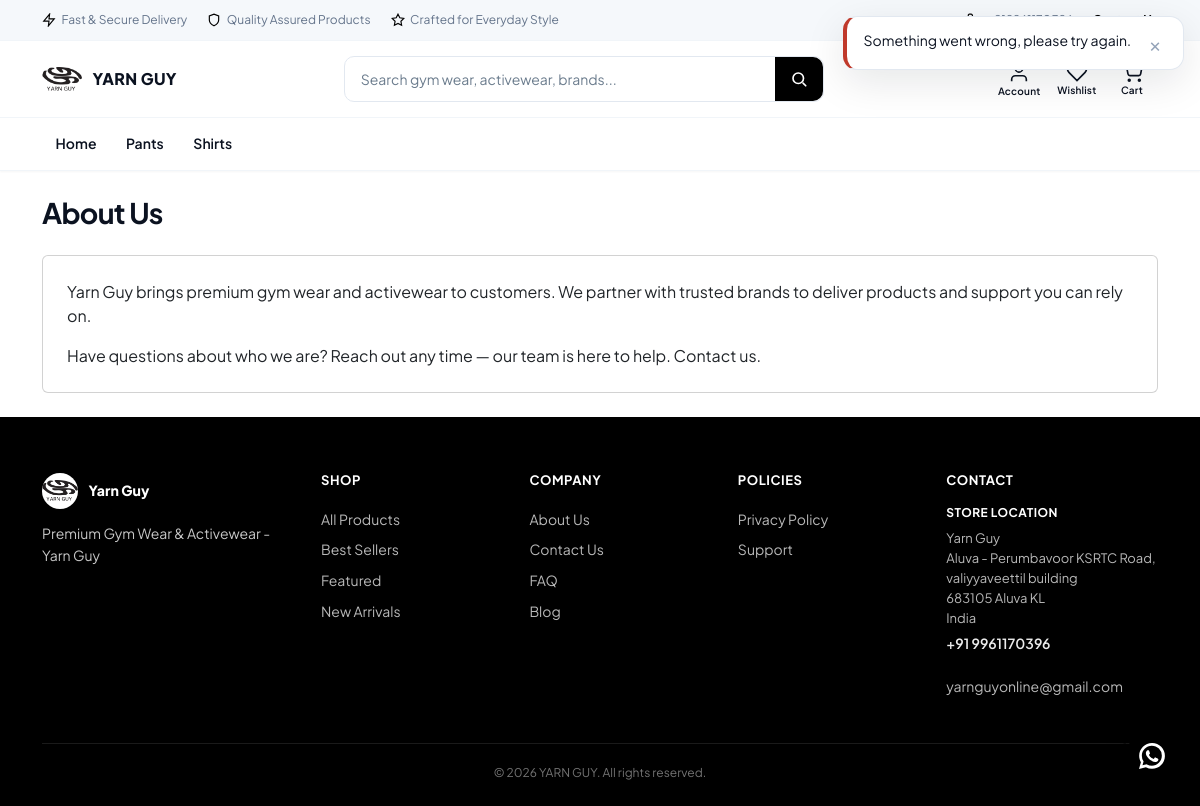
The page /about-us/ on the database its author committed.
### core/models.py (models this page shows, shortened)
class TimeStampedModel(models.Model):
    created_at = models.DateTimeField(
        auto_now_add=True,
        db_index=True,
        verbose_name="Created at",
        help_text="Timestamp when this record was first created.",
    )
    updated_at = models.DateTimeField(
        auto_now=True,
        db_index=True,
        verbose_name="Updated at",
        help_text="Timestamp when this record was last modified.",
    )
    class Meta:
        abstract = True

class SiteSettings(TimeStampedModel):
    site_name = models.CharField(max_length=120, default="Yarn Guy")
    logo = models.ImageField(upload_to="site/", blank=True, null=True, verbose_name="Logo")
    primary_color = models.CharField(max_length=7, default="#0369A1")
    secondary_color = models.CharField(max_length=7, default="#0B1220")
    font_family = models.CharField(max_length=120, default="Inter, sans-serif")
    facebook_url = models.URLField(blank=True)
    instagram_url = models.URLField(blank=True)
    twitter_url = models.URLField(blank=True)
    whatsapp_number = models.CharField(max_length=20, blank=True)
    vendor_email = models.EmailField(
        blank=True,
        verbose_name="Vendor Email",
        help_text="Email address to receive quote requests and contact inquiries.",
    )
    default_currency = models.ForeignKey(
        Currency,
        on_delete=models.PROTECT,
        null=True,
        blank=True,
        related_name="+",
    )
    default_language = models.CharField(max_length=5, default="en")
    tax_rate_percent = models.DecimalField(max_digits=5, decimal_places=2, default=0)
    default_shipping_charge = models.DecimalField(max_digits=10, decimal_places=2, default=50)
    card_gateway_public_key_env = models.CharField(
        max_length=80,
        default="CARD_GATEWAY_PUBLIC_KEY",
        help_text="Environment variable name for the card gateway public key.",
    )
    qatar_gateway_public_key_env = models.CharField(
        max_length=80,
        default="QATAR_GATEWAY_PUBLIC_KEY",
        blank=True,
    )
    order_email_template_slug = models.CharField(max_length=80, default="order-status")
    whatsapp_template_slug = models.CharField(max_length=80, default="order-whatsapp")
    razorpay_key_id = models.CharField(
        max_length=120,
        blank=True,
        verbose_name="Razorpay Key ID",
        help_text="Razorpay Key ID / Test Key ID for payment processing.",
    )
    razorpay_key_secret = models.CharField(
        max_length=120,
        blank=True,
        verbose_name="Razorpay Key Secret",
        help_text="Razorpay Key Secret / Test Key Secret for payment signature verification.",
    )
    class Meta:
        verbose_name = "Site settings"
        verbose_name_plural = "Site settings"

### catalog/models.py (models this page shows, shortened)
class Category(TimeStampedModel):
    name = models.CharField(
        max_length=120,
        verbose_name="Name",
        help_text="Display name of the category.",
    )
    slug = models.SlugField(
        max_length=120,
        unique=True,
        db_index=True,
        verbose_name="Slug",
        help_text="URL-friendly category identifier.",
    )
    meta_title = models.CharField(max_length=70, blank=True, verbose_name="Meta title")
    meta_description = models.CharField(max_length=160, blank=True, verbose_name="Meta description")
    og_image = models.ImageField(
        upload_to="seo/categories/",
        blank=True,
        null=True,
        verbose_name="Open Graph image",
    )
    parent = models.ForeignKey(
        "self",
        on_delete=models.SET_NULL,
        null=True,
        blank=True,
        related_name="children",
        verbose_name="Parent category",
        help_text="Parent node in the category tree; null for top-level.",
    )
    display_order = models.PositiveIntegerField(
        default=0,
        verbose_name="Display order",
        help_text="Lower values appear first in navigation.",
    )
    is_active = models.BooleanField(
        default=True,
        db_index=True,
        verbose_name="Is active",
        help_text="When False, category is hidden from the storefront.",
    )
    class Meta:
        verbose_name = "Category"
        verbose_name_plural = "Categories"
        ordering = ["display_order", "name"]
        indexes = [
            models.Index(fields=["is_active"], name="cat_category_is_active_idx"),
        ]

### core/views.py (the view)
# urls.py: path("about-us/", views.about_us_view, name="about-us"),
@require_GET
def about_us_view(request: HttpRequest) -> HttpResponse:
    context = seo_context(
        request=request,
        title=_("About Us | Yarn Guy"),
        description=_("Learn more about Yarn Guy and our mission to deliver premium gym wear and activewear."),
    )
    return render(request, "core/about_us.html", context)

### core/templates/core/about_us.html (shortened to what this page needs)
{% extends "base.html" %}
{% load i18n %}
{% block content %}
<div class="container page-container py-4">
  <h1 class="section-title mb-4">{% trans "About Us" %}</h1>
  <div class="card p-4">
    <p>{% trans "Yarn Guy brings premium gym wear and activewear to customers. We partner with trusted brands to deliver products and support you can rely on." %}</p>
    <p class="mb-0">{% trans "Have questions about who we are? Reach out any time — our team is here to help." %}
      <a href="{% url 'core:contact-us' %}">{% trans "Contact us" %}</a>.
    </p>
  </div>
</div>
{% endblock %}

### templates/includes/header.html (shortened to what this page needs)
{% load i18n static %}
<header class="site-header jm-header sticky-top">
  <div class="jm-topbar d-none d-lg-block">
    <div class="container jm-topbar__inner">
      <div class="jm-topbar__trust">
        <span class="jm-topbar__item">
          <svg viewBox="0 0 24 24" fill="none" stroke="currentColor" stroke-width="2" aria-hidden="true">
            <path d="M13 2L3 14h9l-1 8 10-12h-9l1-8z" />
          </svg>
          {% trans "Fast & Secure Delivery" %}
        </span>
        <span class="jm-topbar__item">
          <svg viewBox="0 0 24 24" fill="none" stroke="currentColor" stroke-width="2" aria-hidden="true">
            <path d="M12 22s8-4 8-10V5l-8-3-8 3v7c0 6 8 10 8 10z" />
          </svg>
          {% trans "Quality Assured Products" %}
        </span>
        <span class="jm-topbar__item">
          <svg viewBox="0 0 24 24" fill="none" stroke="currentColor" stroke-width="2" aria-hidden="true">
            <path d="M12 2l3.09 6.26L22 9.27l-5 4.87 1.18 6.88L12 17.77l-6.18 3.25L7 14.14 2 9.27l6.91-1.01L12 2z" />
          </svg>
          {% trans "Crafted for Everyday Style" %}
        </span>
      </div>
      <div class="jm-topbar__meta">
        {% if site_settings.whatsapp_number %}
        <a class="jm-topbar__link" href="tel:{{ site_settings.whatsapp_number }}">
        </a>
        {% endif %}
        <a class="jm-topbar__cta" href="{% url 'core:contact-us' %}">{% trans "Contact Us" %}</a>
      </div>
    </div>
  </div>
  <div class="jm-header__main">
    <div class="container jm-header__main-inner">
      <div class="jm-header__start">
        <a class="jm-logo" href="{% url 'cms:homepage' %}" aria-label="YARN GUY">
          <img
            src="{% if site_settings.logo %}{{ site_settings.logo.url }}{% else %}{% static 'dashboard/images/logo.png' %}{% endif %}"
            alt="" width="40" height="40" class="jm-logo__mark">
          <span class="jm-logo__text">YARN GUY</span>
        </a>
      </div>
      <form class="jm-search d-none d-lg-flex" action="{% url 'catalog:plp' %}" method="get" role="search">
        <div class="jm-search__field">
          <input type="search" id="site-search-input" name="q" class="jm-search__input"
            placeholder="{% trans 'Search gym wear, activewear, brands...' %}"
            hx-get="{% url 'catalog:search-suggest' %}" hx-trigger="keyup changed delay:300ms, search"
            hx-target="#search-suggestions" hx-indicator="#search-suggestions-indicator" hx-swap="innerHTML"
            autocomplete="off" spellcheck="false" role="combobox" aria-controls="search-suggestions"
            aria-expanded="false" aria-autocomplete="list" aria-label="{% trans 'Search' %}">
        </div>
        <button type="submit" class="jm-search__btn" aria-label="{% trans 'Search' %}">
          <svg viewBox="0 0 24 24" fill="none" stroke="currentColor" stroke-width="2.2" stroke-linecap="round"
            aria-hidden="true">
            <circle cx="11" cy="11" r="7" />
            <path d="M21 21l-3.6-3.6" />
          </svg>
        </button>
      </form>
      <div class="jm-header__actions">
        {% if user.is_authenticated %}
        <div class="dropdown d-none d-lg-block">
          <button class="jm-action dropdown-toggle" type="button" data-bs-toggle="dropdown" aria-expanded="false"
            aria-label="{% trans 'Account' %}">
            <svg viewBox="0 0 24 24" fill="none" stroke="currentColor" stroke-width="1.8" aria-hidden="true">
              <path d="M20 21v-2a4 4 0 0 0-4-4H8a4 4 0 0 0-4 4v2" />
              <circle cx="12" cy="7" r="4" />
            </svg>
            <span class="jm-action__label d-none d-xl-inline">{% trans "Account" %}</span>
          </button>
          <ul class="dropdown-menu dropdown-menu-end jm-dropdown">
            <li><a class="dropdown-item" href="{% url 'accounts:dashboard' %}">{% trans "My Account" %}</a></li>
            <li><a class="dropdown-item" href="{% url 'accounts:logout' %}">{% trans "Logout" %}</a></li>
          </ul>
        </div>
        {% else %}
        <a class="jm-action d-none d-lg-inline-flex"
          href="{% url 'accounts:login-email-otp' %}?next={{ request.get_full_path|urlencode }}"
          aria-label="{% trans 'Account' %}">
          <svg viewBox="0 0 24 24" fill="none" stroke="currentColor" stroke-width="1.8" aria-hidden="true">
            <path d="M20 21v-2a4 4 0 0 0-4-4H8a4 4 0 0 0-4 4v2" />
            <circle cx="12" cy="7" r="4" />
          </svg>
          <span class="jm-action__label d-none d-xl-inline">{% trans "Account" %}</span>
        </a>
        {% endif %}
        <a class="jm-action jm-action--wishlist d-none d-lg-inline-flex" id="jm-header-wishlist"
          href="{% url 'accounts:wishlist' %}" aria-label="{% trans 'Wishlist' %}">
          <svg viewBox="0 0 24 24" fill="none" stroke="currentColor" stroke-width="1.8" aria-hidden="true">
            <path
              d="M20.84 4.61a5.5 5.5 0 0 0-7.78 0L12 5.67l-1.06-1.06a5.5 5.5 0 0 0-7.78 7.78l1.06 1.06L12 21.23l7.78-7.78 1.06-1.06a5.5 5.5 0 0 0 0-7.78z" />
          </svg>
          <span class="jm-action__label d-none d-xl-inline">{% trans "Wishlist" %}</span>
        </a>
        <button class="jm-action jm-action--cart" type="button" data-bs-toggle="offcanvas"
          data-bs-target="#cartOffcanvas" aria-label="{% trans 'Cart' %}">
          <svg viewBox="0 0 24 24" fill="none" stroke="currentColor" stroke-width="1.8" aria-hidden="true">
            <circle cx="9" cy="21" r="1" />
            <circle cx="20" cy="21" r="1" />
            <path d="M1 1h4l2.68 13.39a2 2 0 0 0 2 1.61h9.72a2 2 0 0 0 2-1.61L23 6H6" />
          </svg>
          <span class="jm-action__label d-none d-xl-inline">{% trans "Cart" %}</span>
        </button>
      </div>
    </div>
  </div>
  <nav class="jm-nav d-none d-lg-block" aria-label="{% trans 'Primary' %}">
    <div class="container jm-nav__inner">
      <ul class="jm-nav__links">
        <li><a
            class="jm-nav__link {% if request.resolver_match.url_name == 'homepage' and request.GET.ref != 'brands' %}is-active{% endif %}"
            href="{% url 'cms:homepage' %}">{% trans "Home" %}</a></li>
        {% for cat in category_tree %}
        <li><a
            class="jm-nav__link {% if request.resolver_match.kwargs.category_slug == cat.slug %}is-active{% endif %}"
            href="{% url 'catalog:plp-category' category_slug=cat.slug %}">{{ cat.name }}</a></li>
        {% endfor %}
      </ul>
    </div>
  </nav>
</header>
{% with wa=site_settings.whatsapp_number|default:"971503131065" %}
<a class="jm-wa-float"
  href="https://wa.me/{{ wa|cut:'+'|cut:' '|cut:'-' }}?text={{ 'Hi Desert Star Mobile, I have an enquiry.'|urlencode }}"
  target="_blank" rel="noopener noreferrer" aria-label="{% trans 'WhatsApp enquiry' %}">
  <span class="jm-wa-float__pulse" aria-hidden="true"></span>
</a>
{% endwith %}

### templates/includes/footer.html (shortened to what this page needs)
{% load i18n static %}
<footer class="site-footer jm-footer">
  <div class="container">
    <div class="jm-footer__grid">
      <div class="jm-footer__brand">
        <div class="jm-footer__logo">
          <a href="{% url 'cms:homepage' %}" style="display: contents; color: inherit !important; text-decoration: none;">
            {% if site_settings.logo %}
              <img src="{{ site_settings.logo.url }}" alt="" width="36" height="36">
            {% else %}
              <img src="{% static 'dashboard/images/logo.png' %}" alt="" width="36" height="36">
            {% endif %}
            <span>{{ site_settings.site_name|default:"DESERT STAR MOBILE PHONES" }}</span>
          </a>
        </div>
        <p class="jm-footer__tagline">{% trans "Premium Gym Wear & Activewear - Yarn Guy" %}</p>
      </div>
      <div>
        <h6>{% trans "Shop" %}</h6>
        <a href="{% url 'catalog:plp' %}">{% trans "All Products" %}</a>
        <a href="{% url 'catalog:plp' %}?bestseller=1">{% trans "Best Sellers" %}</a>
        <a href="{% url 'catalog:plp' %}?featured=1">{% trans "Featured" %}</a>
        <a href="{% url 'catalog:plp' %}?new_arrival=1">{% trans "New Arrivals" %}</a>
      </div>
      <div>
        <h6>{% trans "Company" %}</h6>
        <a href="{% url 'core:about-us' %}">{% trans "About Us" %}</a>
        <a href="{% url 'core:contact-us' %}">{% trans "Contact Us" %}</a>
        <a href="{% url 'core:faq' %}">{% trans "FAQ" %}</a>
        <a href="{% url 'core:blog' %}">{% trans "Blog" %}</a>
      </div>
      <div>
        <h6>{% trans "Policies" %}</h6>
        <a href="{% url 'core:privacy-policy' %}">{% trans "Privacy Policy" %}</a>
        <a href="{% url 'core:contact-us' %}">{% trans "Support" %}</a>
      </div>
      <div class="jm-footer__contact">
        <h6>{% trans "Contact" %}</h6>
        {% include "includes/jm_locations.html" with compact=1 %}
        {% if site_settings.vendor_email %}
        <p class="mb-0">
          <a href="mailto:{{ site_settings.vendor_email }}">{{ site_settings.vendor_email }}</a>
        </p>
        {% endif %}
      </div>
    </div>
    <p class="footer-copy text-center mb-0">&copy; {% now "Y" %} YARN GUY. {% trans "All rights reserved." %}</p>
  </div>
</footer>

### rows shown on the page
SiteSettings: logo (picture), site_name "Yarn Guy", vendor_email "yarnguyonline@gmail.com"
Category: name "Pants"
Category: name "Shirts"
